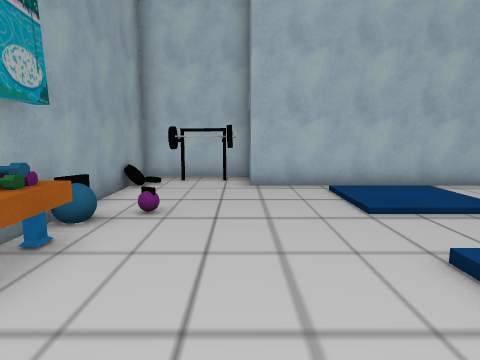
View 1 (above)

13 first-person views from a walk through a scene from a Unity 3-D project. The camera is 1.5 m above the floor, tilts 8° down and sees 75° across. The floor is counted in squares, 1 m on a side. Each view is taken from the middle of a square. On the plan, view 1 faces up. The plan holds only what a view shows up to about 15 squares ahead; the rest is blank. The place goes on beyond the plan. The player is left out. Some surface patterns are stand-ins.

View 2
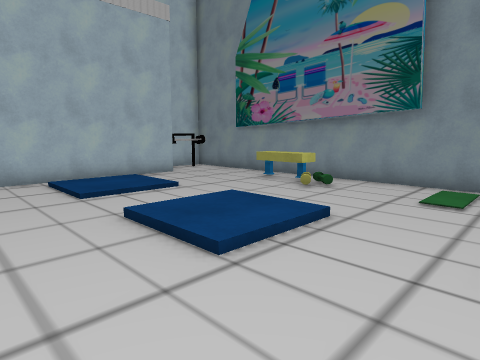

View 3
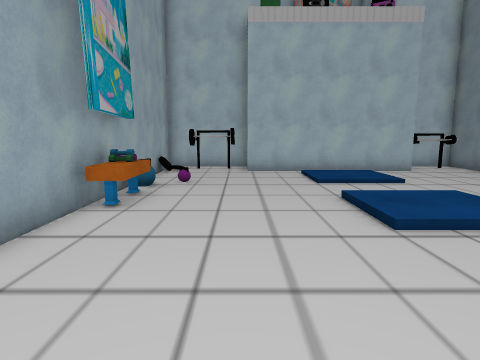

View 4
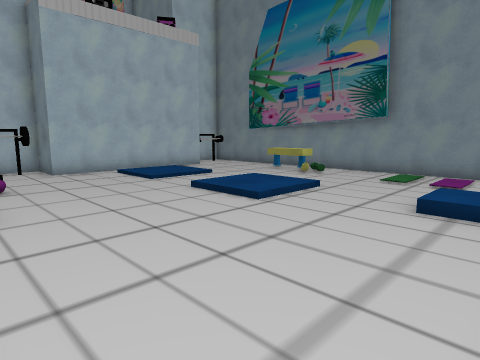

View 5
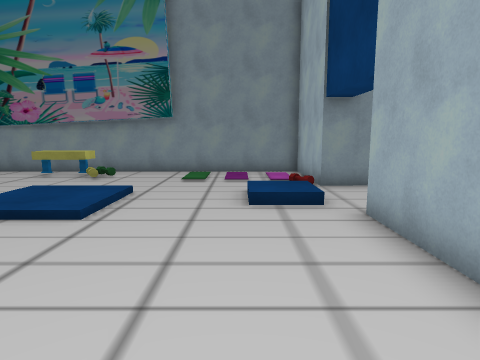

View 6
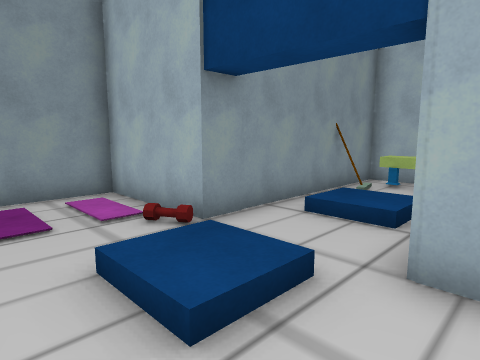

View 7
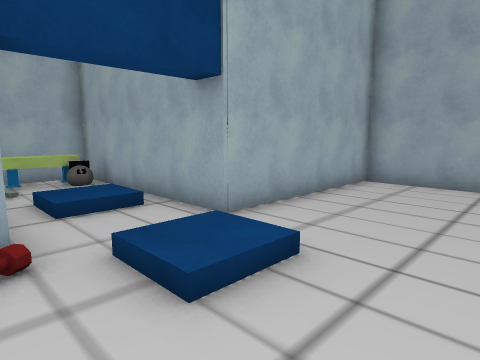

View 8
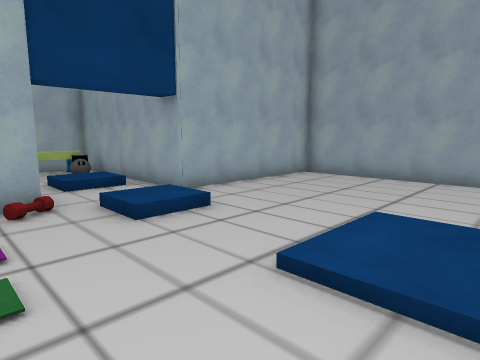

View 9
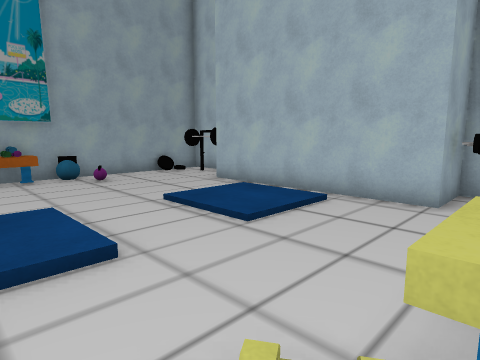

View 10
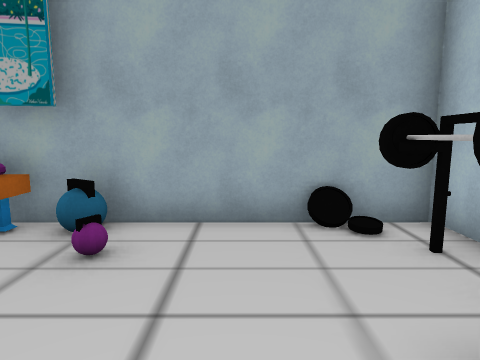

View 11
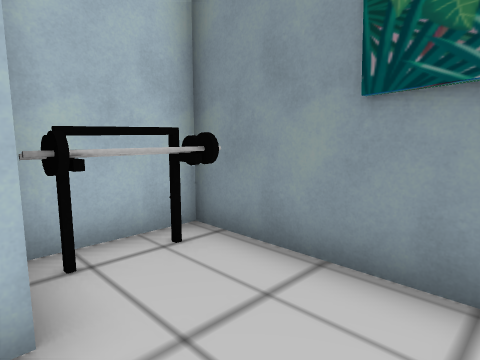

View 12
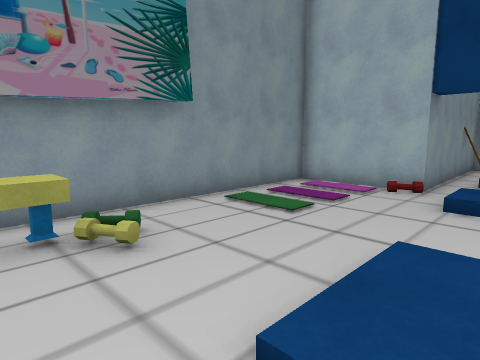

View 13
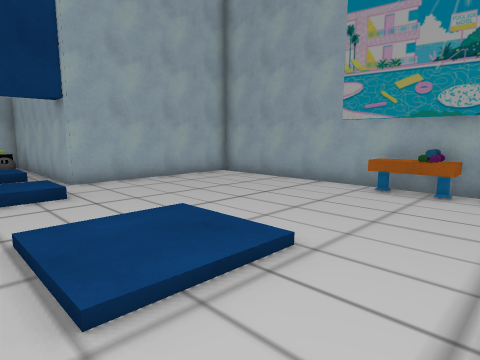

### Floor plan
Key: @ floor where view 1 was taken; # wall or solid block; . main floor; : floor 0.25 m higher than the main floor; / step, stairs or slope; = window, fence, low wall or low ledge; O other object.
Columns run from 4 left of view 1 to 10 right of it. Each row starts with its distance up from view 1.
 12 #####      ####
 11 #####      ####
 10 #=OO###########
  9 #.............#
  8 #......:::....#
  7 #......:::....#
  6 #=:....///...O#
  5 #=...........O#
  4 #O...........O#
  3 #O.....:::....#
  2 #......:::....#
  1 #......///....#
  0 #...@.........#
 -1 #.............#
 -2 #.............#
 -3 #.............#
 -4 #.............#
 -5 ########...####
 -6        #...#
 -7        #...#
 -8        #...#
 -9        #..O#
-10        #O..#
-11        #OO.#
-12        #####

Where each view was taken, in squares from view 1:
view 1: 0 up, 0 right, facing up
view 2: 2 down, 0 right, facing up-right
view 3: 4 down, 0 right, facing up
view 4: 4 down, 3 left, facing up-right
view 5: 2 down, 3 left, facing right
view 6: 1 down, 2 right, facing down-right
view 7: 0 up, 7 right, facing down-left
view 8: 3 up, 8 right, facing down-left
view 9: 2 up, 9 right, facing up-left
view 10: 8 up, 2 right, facing left
view 11: 7 up, 7 right, facing up-right
view 12: 5 up, 4 right, facing down-right
view 13: 6 up, 6 right, facing down-left
